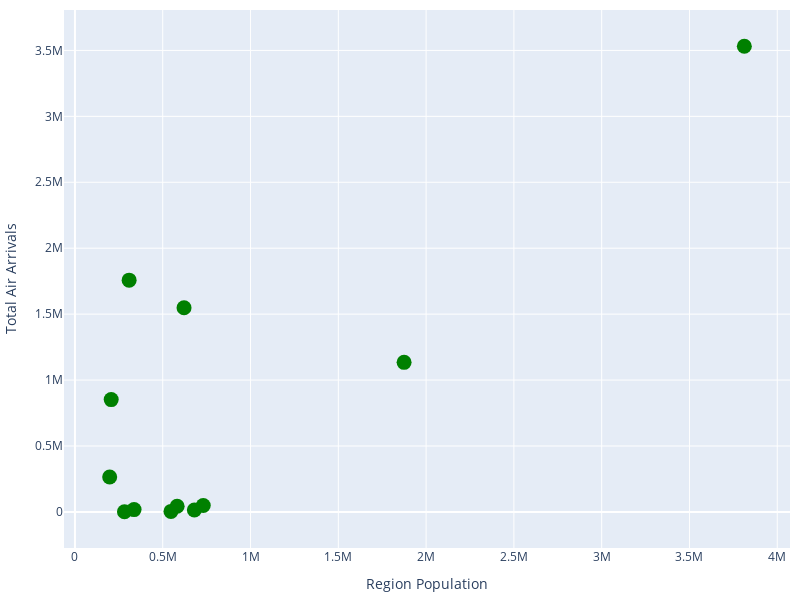

Notebook code for this chart:
### Markdown cell above
### Region population vs incoming tourism

### Code cell
data = region_population_vs_tourism(file_names, region_names)
data2 = import_population_data(data)
value = 'All'
get_arrivals_vs_population_graph(data2, value)

### Figure 1 — Plotly figure (JSON) as saved in the notebook; plotly's stock layout.template omitted (floating-point values rounded to 4 significant figures)
{"data": [{"marker": {"color": "green", "size": 15}, "mode": "markers", "text": ["Attica", "North Aegean", "Western Greece", "Western Macedonia", "Epirus", "Thessaly", "Ionian Islands", "Central Macedonia", "Crete", "South Aegean", "Peloponnese", "Central Greece"], "type": "scatter", "x": [3812330, 197810, 680190, 282120, 336650, 730730, 206470, 1874590, 621340, 308610, 581980, 546870], "y": [3531485, 264856, 14177, 1360, 17577, 48182, 851937, 1134377, 1548446, 1757806, 43308, 3980]}], "layout": {"font": {"size": 12}, "height": 600, "margin": {"b": 10, "l": 10, "r": 10, "t": 10}, "width": 800, "xaxis": {"title": {"text": "Region Population"}}, "yaxis": {"title": {"text": "Total Air Arrivals"}}}}
